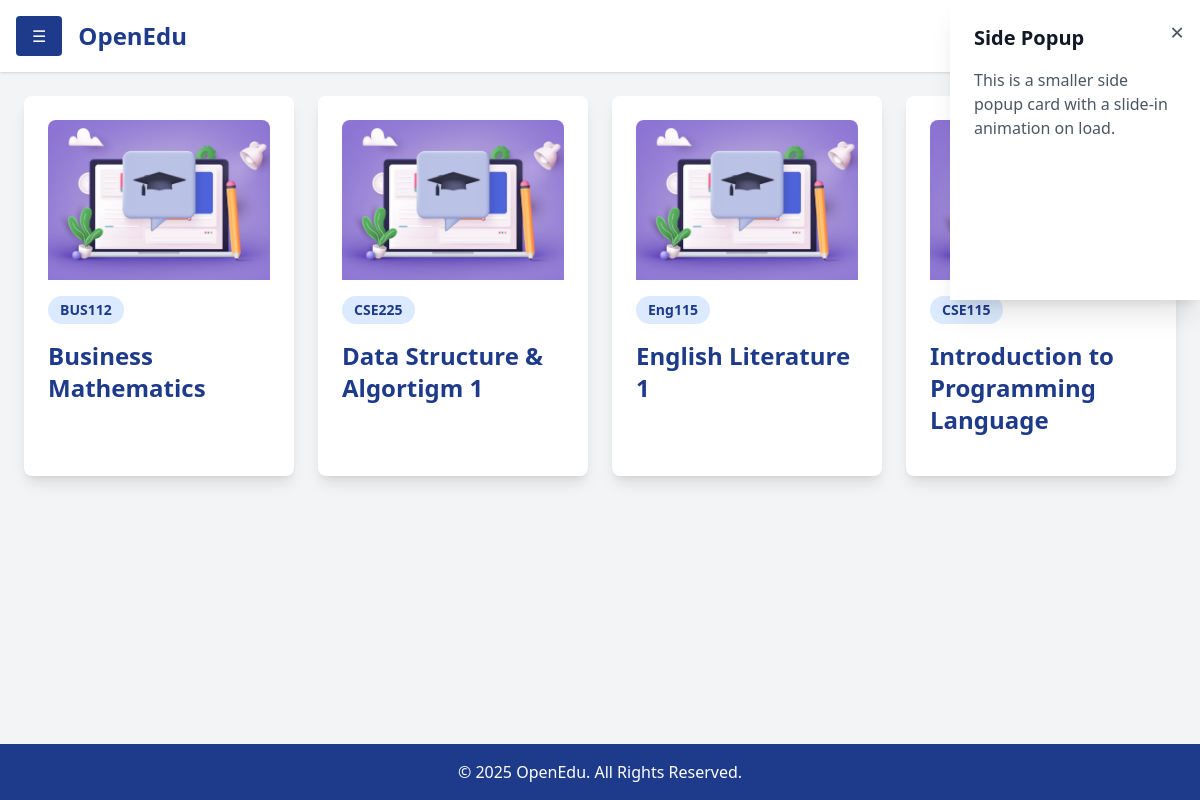
The page /courses (signed in) on the database its author committed.
### lms/models.py (models this page shows, shortened)
class Course(models.Model):
    id = models.AutoField(primary_key=True)  # Automatically generates a primary key
    course_code = models.CharField(max_length=6, unique=True)  # Unique course code
    course_name = models.CharField(max_length=50)  # Course name
    course_description = models.TextField(
        default="This course provides a comprehensive overview of essential topics, methodologies, and concepts. Further details will be provided."
    )  # Description of the course
    department = models.ForeignKey('Department', related_name='courses', on_delete=models.CASCADE)  # Foreign key to Department
    image = models.ImageField(upload_to='images/course/', null=True, default='images/course/default.jpg')  # Course image

### home/views.py (the view)
# urls.py: path('courses', courses, name='courses'),
@login_required
def courses(request):
    courses = Course.objects.all().order_by('course_name')
    context={'name':request.user.username,'courses':courses}
    return render(request,"courses.html",context)

### home/templates/courses.html (shortened to what this page needs)
{% extends 'dashboard.html' %} {%block content %}
<div class="p-6 flex-grow">
  <div
    class="grid grid-cols-1 sm:grid-cols-2 md:grid-cols-3 lg:grid-cols-4 gap-6"
  >
    {% for course in courses %}
    <a
      href="{% url 'course_facs' dept_id=course.department.id course_id=course.id %}"
      class="card bg-white p-6 rounded-lg shadow-lg cursor-pointer hover:shadow-xl transition duration-300 transform hover:scale-105"
    >
      <img
        src="{{course.image.url}}"
        alt="Course Image"
        class="w-full h-40 object-cover rounded-t-lg mb-4"
      />
      <div class="flex items-center mb-4">
        <span
          class="text-sm font-semibold text-blue-900 bg-blue-100 px-3 py-1 rounded-full"
          >{{course.course_code}}</span
        >
      </div>
      <h3 class="text-2xl font-semibold text-blue-900 mb-2">
        {{course.course_name}}
      </h3>
    </a>
    {% endfor %}
  </div>
</div>
{%endblock%}

### home/static/css/dashboard.css (style rules this page uses)
.card { transition: transform 0.3s ease-in-out; }

### rows shown on the page
Course: image (placeholder picture), course_code "BUS112", course_name "Business Mathematics"
Course: image (placeholder picture), course_code "CSE225", course_name "Data Structure & Algortigm 1"
Course: image (placeholder picture), course_code "Eng115", course_name "English Literature 1"
Course: course_code "CSE115", course_name "Introduction to Programming Language"
